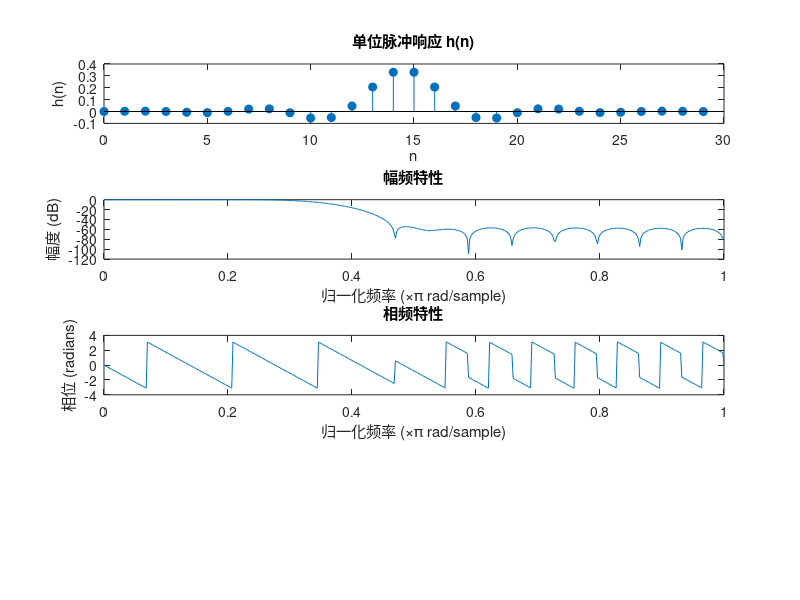

MATLAB code for this plot: (Note: this script raises an error after producing the figure.)
% 参数设置
wp = 0.3 * pi; % 通带截止频率（弧度）
ws = 0.4 * pi; % 阻带开始频率（弧度）
deltaw = ws - wp; % 过渡带宽
Rp = 1; % 通带最大波动（dB）
As = 28; % 阻带最小衰减（dB）

% 根据设计公式计算滤波器阶数
delta_p = 10^(-Rp/20); % 通带波动
delta_s = 10^(-As/20); % 阻带衰减
delta = min(delta_p, delta_s); % 选择最小的设计参数
A = -20 * log10(delta); % 衰减参数
N = ceil((A - 8) / (2.285 * deltaw)); % 根据公式计算阶数
N = N + (1 - mod(N, 2)); % 确保阶数为奇数

% 窗函数设计（使用 Hamming 窗）
wc = (wp + ws) / (2 * pi); % 截止频率（归一化）
h = fir1(N, wc, hamming(N+1)); % 设计低通滤波器

% 绘制滤波器单位脉冲响应
figure(15);

% (1) 单位脉冲响应
subplot(4, 1, 1);
stem(0:N, h, 'filled');
xlabel('n');
ylabel('h(n)');
title('单位脉冲响应 h(n)');

% (2) 幅频特性和相频特性
[H, w] = freqz(h, 1, 1000, 'whole'); % 频率响应
H = H(1:501); % 只取 [0, pi] 部分
w = w(1:501) / pi; % 归一化频率轴

% 绘制幅频特性
subplot(4, 1, 2);
plot(w, 20 * log10(abs(H)));
xlabel('归一化频率 (\times\pi rad/sample)');
ylabel('幅度 (dB)');
title('幅频特性');

% 绘制相频特性
subplot(4, 1, 3);
plot(w, angle(H));
xlabel('归一化频率 (\times\pi rad/sample)');
ylabel('相位 (radians)');
title('相频特性');

% (3) 对信号进行滤波
[motherland, fs] = audioread('motherland.wav'); % 读取音频
filtered_signal = filter(h, 1, motherland); % 对音频信号滤波

% 提取 0~1 秒的数据
t = (0:length(filtered_signal)-1) / fs; % 时间轴
filtered_signal_1s = filtered_signal(t <= 1);
t_1s = t(t <= 1);

% 绘制滤波后信号的时域波形
subplot(4, 1, 4);
plot(t_1s, filtered_signal_1s);
xlabel('时间 (s)');
ylabel('幅度');
title('滤波后信号的时域波形 (0~1秒)');
